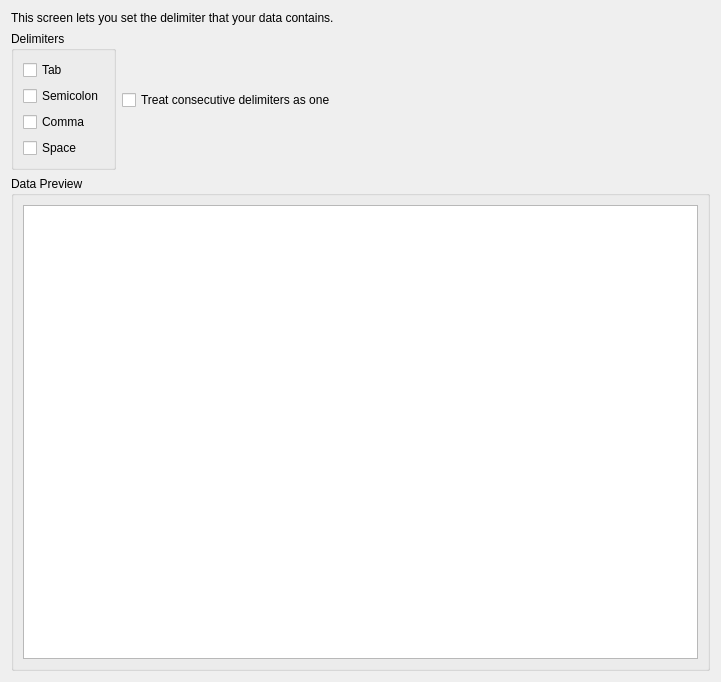
<?xml version="1.0" encoding="UTF-8"?>
<ui version="4.0">
 <class>DelimitedPage</class>
 <widget class="QWizardPage" name="DelimitedPage">
  <property name="geometry">
   <rect>
    <x>0</x>
    <y>0</y>
    <width>721</width>
    <height>682</height>
   </rect>
  </property>
  <property name="windowTitle">
   <string>WizardPage</string>
  </property>
  <layout class="QGridLayout" name="gridLayout">
   <item row="0" column="0" colspan="2">
    <widget class="QLabel" name="label">
     <property name="text">
      <string>This screen lets you set the delimiter that your data contains.</string>
     </property>
    </widget>
   </item>
   <item row="1" column="2">
    <spacer name="horizontalSpacer">
     <property name="orientation">
      <enum>Qt::Horizontal</enum>
     </property>
     <property name="sizeHint" stdset="0">
      <size>
       <width>40</width>
       <height>20</height>
      </size>
     </property>
    </spacer>
   </item>
   <item row="1" column="1">
    <widget class="QCheckBox" name="consecutiveDCheckBox">
     <property name="text">
      <string>Treat consecutive delimiters as one</string>
     </property>
    </widget>
   </item>
   <item row="2" column="0" colspan="3">
    <widget class="QGroupBox" name="groupBox_2">
     <property name="title">
      <string>Data Preview</string>
     </property>
     <layout class="QGridLayout" name="gridLayout_3">
      <item row="0" column="0">
       <widget class="QTableView" name="dataView">
        <property name="selectionMode">
         <enum>QAbstractItemView::NoSelection</enum>
        </property>
       </widget>
      </item>
     </layout>
    </widget>
   </item>
   <item row="1" column="0">
    <widget class="QGroupBox" name="groupBox">
     <property name="title">
      <string>Delimiters</string>
     </property>
     <layout class="QGridLayout" name="gridLayout_2">
      <item row="2" column="0">
       <widget class="QCheckBox" name="commaCheckBox">
        <property name="text">
         <string>Comma</string>
        </property>
       </widget>
      </item>
      <item row="3" column="0">
       <widget class="QCheckBox" name="spaceCheckBox">
        <property name="text">
         <string>Space</string>
        </property>
       </widget>
      </item>
      <item row="0" column="0">
       <widget class="QCheckBox" name="tabCheckBox">
        <property name="text">
         <string>Tab</string>
        </property>
       </widget>
      </item>
      <item row="1" column="0">
       <widget class="QCheckBox" name="semicolonCheckBox">
        <property name="text">
         <string>Semicolon</string>
        </property>
       </widget>
      </item>
     </layout>
    </widget>
   </item>
  </layout>
 </widget>
 <resources/>
 <connections/>
</ui>
